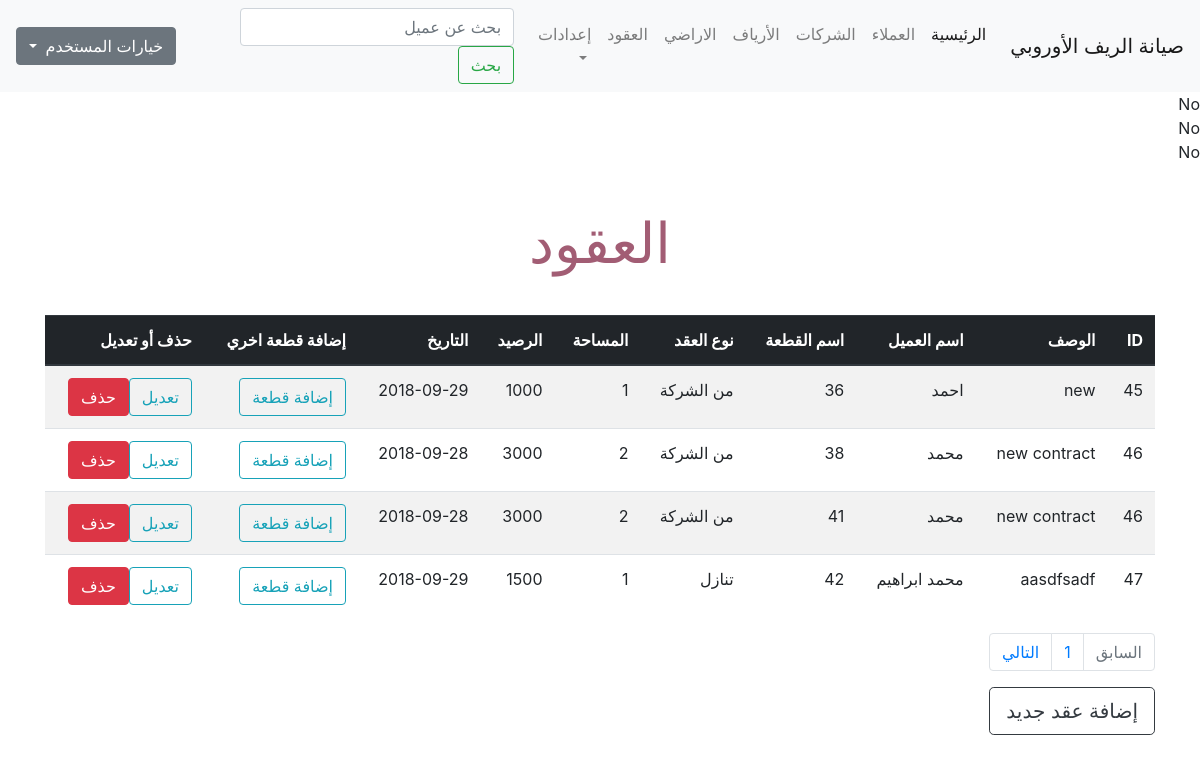
/contracts.php (signed in), run on the app's committed database.
### tables this page shows
CREATE TABLE `maint` (
  `maint_id` int(11) NOT NULL,
  `contract_id` int(11) NOT NULL,
  `balance` int(255) NOT NULL,
  `start_date` date NOT NULL,
  `end_date` date NOT NULL,
  `billed_to_date` date NOT NULL,
  `maint_fee` int(11) NOT NULL DEFAULT '750'
);

CREATE TABLE `contract_units` (
  `contract_id` int(11) NOT NULL,
  `unit_id` int(11) NOT NULL,
  `unit_space` double NOT NULL
);

CREATE TABLE `contracts` (
  `contract_id` int(11) NOT NULL,
  `description` text NOT NULL,
  `client_id` int(11) NOT NULL,
  `contract_kind` int(11) NOT NULL DEFAULT '0',
  `total_space` double DEFAULT NULL,
  `contract_date` date NOT NULL
);

CREATE TABLE `clients` (
  `client_id` int(11) NOT NULL,
  `client_name` varchar(200) NOT NULL,
  `phone` varchar(20) NOT NULL,
  `email` varchar(200) NOT NULL,
  `address` varchar(255) NOT NULL
);

### contracts.php (the view, shortened to what this page needs)
<?php
if (isset($_SESSION['username'])) {
    include 'init.php';
    echo '<div class="container">';
    if (isset($_GET['action'])) {
        $action = $_GET['action'];
    } else {
        $action = "Manage";
    }
        if ($action == 'Manage') {
        $limit = 4;
        $stmt = $db->prepare("SELECT * FROM contracts INNER JOIN contract_units ON contracts.contract_id = contract_units.contract_id ");
        $stmt->execute();
        $total_result = $stmt->rowCount();
        $total_pages = ceil($total_result/$limit);
        if(!isset($_GET['page'])) {
            $page = 1;
        } else {
            $page = $_GET['page'];
        }
        $starting_limit = ($page-1)*$limit;
        $show = "SELECT * FROM contracts INNER JOIN contract_units ON contracts.contract_id = contract_units.contract_id ORDER BY contracts.contract_id ASC LIMIT $starting_limit, $limit";
        $rows = $db->prepare($show);
        $rows->execute();
        echo '<h1 class="page-title text-center"> العقود </h1>';
        ?>
        <table class="table table-striped table-hover ">
            <thead class="thead-dark">
                <tr>
                    <th>
                        ID
                    </th>
                    <th>
                        الوصف
                    </th>
                    <th>
                        اسم العميل
                    </th>
                    <th>
                        اسم القطعة
                    </th>
                    <th>
                        نوع العقد
                    </th>
                    <th>
                        المساحة
                    </th>
                    <th>
                        الرصيد
                    </th>
                    <th>
                        التاريخ
                    </th>
                    <th>
                        إضافة قطعة اخري
                    </th>
                    <th>
                        حذف أو تعديل
                    </th>
                </tr>
            </thead>
            <tbody>
                <?php
                    foreach($rows as $row) {
                        $stmt = $db->prepare('SELECT * FROM clients WHERE client_id = ? LIMIT 1');
                        $stmt->execute(array($row['client_id']));
                        $client = $stmt->fetch();
                        $contract_kind ='';
                        if ($row['contract_kind'] == '0') {
                            $contract_kind  = 'من الشركة';
                        } elseif ($row['contract_kind'] == '1') {
                            $contract_kind  = 'تنازل';
                        }
                        $stmt = $db->prepare('SELECT unit_space FROM contract_units WHERE contract_id = ?');
                        $stmt->execute(array($row['contract_id']));
                        $unit_spaces = $stmt->fetchAll();
                        $total_space = 0.0;
                        foreach($unit_spaces as $space) {
                            $total_space += $space['unit_space'];
                        }
                        $stmt = $db->prepare('SELECT balance FROM maint WHERE contract_id = ?');
                                          $stmt->execute(array($row['contract_id'] ));
                                          $b = $stmt->fetch();
                        echo '<tr>';
                            echo '<td>' . $row['contract_id'] .  '</td><td>'
                             . $row['description'] . '</td><td>'
                             . $client['client_name'] .
                            '</td><td>' . $row['unit_id'] .
                            '</td><td>' . $contract_kind  .
                            '</td><td>' . $total_space .
                            '</td><td>' .
                                          $b['balance'] .
                            '</td><td>' . $row['contract_date'] .
                            '</td><td><a href="?action=addUnit&id=' . $row['contract_id'] .
                            '" class="btn btn-outline-info">إضافة قطعة</a></td><td><a href="?action=Edit&id=' . $row['contract_id'] .
                            '" class="btn btn-outline-info">تعديل</a><a href="?action=Delete&id=' .
                            $row['contract_id'] . '" class="btn btn-danger confirm"> حذف</a></td>';
                        echo '</tr>';
                    }
                ?>
            </tbody>
        </table>
        <nav aria-label="Page navigation example">
            <ul class="pagination">
            <?php $past_page = $_GET['page'] - 1;
                if ($past_page < 1) {
                    $past_page = 1;
                    $past_page_status = 'disabled';
                }
            ?>
                <li class="page-item <?php echo $past_page_status; ?>">
                    <a href='<?php echo "?page=$past_page"; ?>' class="page-link">السابق
                    </a>
                </li>
                <?php
                for ($page=1; $page <= $total_pages ; $page++):?>
                <li class="page-item">
                    <a href='<?php echo "?page=$page"; ?>' class="page-link <?php if ($_GET['page'] == $page) { echo 'current';} ?>"><?php  echo $page; ?>
                    </a>
                </li>
            <?php endfor; ?>
            <?php $next_page = $_GET['page'] + 1;
            ?>
                <li class="page-item  <?php echo $next_page_status; ?>">
                    <a href='<?php echo "?page=$next_page"; ?>' class="page-link">التالي
                    </a>
                </li>
            </ul>
        </nav>
        <a href="?action=Add" class="btn btn-outline-dark btn-lg">إضافة عقد جديد</a>
        <?php
        include $tbl . 'footer.php';
        }
    include $tbl . 'footer.php';
} else {
    header('Location: index.php');
    exit();
}

### init.php (shortened to what this page needs)
<?php
include 'db.php';
$tbl = "includes/";
include $tbl . 'header.php';
if (!isset($noNavbar)) {
    include $tbl . 'nav.php';
}
$stmtC = $db->prepare('SELECT contracts.contract_id , contracts.total_space, maint.balance, maint.start_date, maint.end_date, maint.maint_fee
 FROM contracts
INNER JOIN maint on contracts.contract_id = maint.contract_id');
$stmtC->execute();
$rows = $stmtC->fetchAll();
$curDate = date('Y-m-d');
foreach ($rows as $row) {
    $expDate = $row['start_date'];
    if ($expDate < $curDate) {
        $d = (int)abs((strtotime($curDate) - strtotime($expDate))/(60*60*24));;
        $m = $d * $row['total_space'] * $row['maint_fee'];
        $blnc = $row['balance'];
        $start_date_ = $curDate;
        $end_date_ = date("Y-m-d", strtotime(date("Y-m-d", strtotime($start_date_)). "next day"));
        $updateBalance = $db->prepare('UPDATE maint SET balance = :zblnce, start_date = :sdt, end_date = :edt WHERE contract_id = :zid');
        $updateBalance->execute(array(
            ':zblnce' => $m + $blnc,
            ':zid'  => $row['contract_id'],
            ':sdt'  => $start_date_,
            ':edt'  => $end_date_
        ));
    } else {
        echo 'No' . '<br>';
    }
}

### layout/css/main.css (style rules this page uses)
.page-title { font-size: 56px; color: #a25d74; padding: 30px 0; }

### data on the page
maint: start_date "No"
maint: start_date "No"
maint: start_date "No"
contract_units: contract "45", contract.description "new", clients.client_name "احمد", unit "36", contract.contract_kind "من الشركة", total_space "1", maint.balance "1000", contract.contract_date "2018-09-29"
contract_units: contract "46", contract.description "new contract", clients.client_name "محمد", unit "38", contract.contract_kind "من الشركة", total_space "2", maint.balance "3000", contract.contract_date "2018-09-28"
contract_units: contract "46", contract.description "new contract", clients.client_name "محمد", unit "41", contract.contract_kind "من الشركة", total_space "2", maint.balance "3000", contract.contract_date "2018-09-28"
contract_units: contract "47", contract.description "aasdfsadf", clients.client_name "محمد ابراهيم", unit "42", contract.contract_kind "تنازل", total_space "1", maint.balance "1500", contract.contract_date "2018-09-29"
